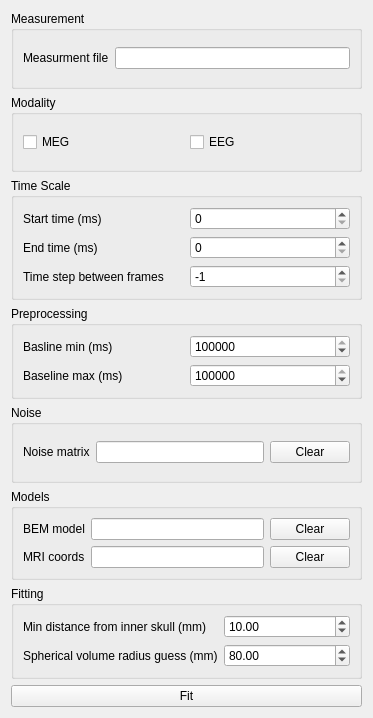
<?xml version="1.0" encoding="UTF-8"?>
<ui version="4.0">
 <class>DipoleFitViewWidget</class>
 <widget class="QWidget" name="DipoleFitViewWidget">
  <property name="geometry">
   <rect>
    <x>0</x>
    <y>0</y>
    <width>373</width>
    <height>718</height>
   </rect>
  </property>
  <property name="windowTitle">
   <string>Form</string>
  </property>
  <layout class="QVBoxLayout" name="verticalLayout_2">
   <item>
    <widget class="QGroupBox" name="groupBox_2">
     <property name="title">
      <string>Measurement</string>
     </property>
     <layout class="QGridLayout" name="gridLayout_6">
      <item row="0" column="0">
       <widget class="QLabel" name="label_11">
        <property name="text">
         <string>Measurment file</string>
        </property>
       </widget>
      </item>
      <item row="0" column="1">
       <widget class="QLineEdit" name="lineEdit_meas">
        <property name="readOnly">
         <bool>true</bool>
        </property>
       </widget>
      </item>
     </layout>
    </widget>
   </item>
   <item>
    <widget class="QGroupBox" name="groupBox_modality">
     <property name="title">
      <string>Modality</string>
     </property>
     <layout class="QHBoxLayout" name="horizontalLayout">
      <item>
       <widget class="QCheckBox" name="checkBox_MEG">
        <property name="text">
         <string>MEG</string>
        </property>
       </widget>
      </item>
      <item>
       <widget class="QCheckBox" name="checkBox_EEG">
        <property name="text">
         <string>EEG</string>
        </property>
       </widget>
      </item>
     </layout>
    </widget>
   </item>
   <item>
    <widget class="QGroupBox" name="groupBox_time">
     <property name="title">
      <string>Time Scale</string>
     </property>
     <layout class="QGridLayout" name="gridLayout">
      <item row="0" column="0">
       <widget class="QLabel" name="label_2">
        <property name="text">
         <string>Start time (ms)</string>
        </property>
       </widget>
      </item>
      <item row="1" column="0">
       <widget class="QLabel" name="label">
        <property name="text">
         <string>End time (ms)</string>
        </property>
       </widget>
      </item>
      <item row="2" column="0">
       <widget class="QLabel" name="label_3">
        <property name="text">
         <string>Time step between frames</string>
        </property>
       </widget>
      </item>
      <item row="0" column="1">
       <widget class="QSpinBox" name="spinBox_tmin">
        <property name="maximum">
         <number>99999999</number>
        </property>
       </widget>
      </item>
      <item row="2" column="1">
       <widget class="QSpinBox" name="spinBox_tstep">
        <property name="minimum">
         <number>-1</number>
        </property>
        <property name="maximum">
         <number>99999999</number>
        </property>
        <property name="value">
         <number>-1</number>
        </property>
       </widget>
      </item>
      <item row="1" column="1">
       <widget class="QSpinBox" name="spinBox_tmax">
        <property name="maximum">
         <number>99999999</number>
        </property>
       </widget>
      </item>
     </layout>
    </widget>
   </item>
   <item>
    <widget class="QGroupBox" name="_pre">
     <property name="title">
      <string>Preprocessing</string>
     </property>
     <layout class="QGridLayout" name="gridLayout_5">
      <item row="1" column="0">
       <widget class="QLabel" name="label_10">
        <property name="text">
         <string>Baseline max (ms)</string>
        </property>
       </widget>
      </item>
      <item row="0" column="0">
       <widget class="QLabel" name="label_9">
        <property name="text">
         <string>Basline min (ms)</string>
        </property>
       </widget>
      </item>
      <item row="0" column="1">
       <widget class="QSpinBox" name="spinBox_bmin">
        <property name="minimum">
         <number>-99999999</number>
        </property>
        <property name="maximum">
         <number>99999999</number>
        </property>
        <property name="value">
         <number>1000000</number>
        </property>
       </widget>
      </item>
      <item row="1" column="1">
       <widget class="QSpinBox" name="spinBox_bmax">
        <property name="minimum">
         <number>-99999999</number>
        </property>
        <property name="maximum">
         <number>99999999</number>
        </property>
        <property name="value">
         <number>1000000</number>
        </property>
       </widget>
      </item>
     </layout>
    </widget>
   </item>
   <item>
    <widget class="QGroupBox" name="groupBox_noise">
     <property name="title">
      <string>Noise</string>
     </property>
     <layout class="QGridLayout" name="gridLayout_4">
      <item row="0" column="0">
       <widget class="QLabel" name="label_8">
        <property name="text">
         <string>Noise matrix</string>
        </property>
       </widget>
      </item>
      <item row="0" column="1">
       <widget class="QLineEdit" name="lineEdit_noise">
        <property name="readOnly">
         <bool>true</bool>
        </property>
       </widget>
      </item>
      <item row="0" column="2">
       <widget class="QPushButton" name="pushButton_clearnoise">
        <property name="text">
         <string>Clear</string>
        </property>
       </widget>
      </item>
     </layout>
    </widget>
   </item>
   <item>
    <widget class="QGroupBox" name="groupBox_models">
     <property name="title">
      <string>Models</string>
     </property>
     <layout class="QGridLayout" name="gridLayout_3">
      <item row="1" column="1">
       <widget class="QLineEdit" name="lineEdit_mri">
        <property name="readOnly">
         <bool>true</bool>
        </property>
       </widget>
      </item>
      <item row="1" column="0">
       <widget class="QLabel" name="label_7">
        <property name="text">
         <string>MRI coords</string>
        </property>
       </widget>
      </item>
      <item row="0" column="1">
       <widget class="QLineEdit" name="lineEdit_bem">
        <property name="readOnly">
         <bool>true</bool>
        </property>
       </widget>
      </item>
      <item row="0" column="0">
       <widget class="QLabel" name="label_6">
        <property name="text">
         <string>BEM model</string>
        </property>
       </widget>
      </item>
      <item row="0" column="2">
       <widget class="QPushButton" name="pushButton_clearbem">
        <property name="text">
         <string>Clear</string>
        </property>
       </widget>
      </item>
      <item row="1" column="2">
       <widget class="QPushButton" name="pushButton_clearmri">
        <property name="text">
         <string>Clear</string>
        </property>
       </widget>
      </item>
     </layout>
    </widget>
   </item>
   <item>
    <widget class="QGroupBox" name="groupBox_fitting">
     <property name="title">
      <string>Fitting</string>
     </property>
     <layout class="QGridLayout" name="gridLayout_2">
      <item row="0" column="0">
       <widget class="QLabel" name="label_4">
        <property name="text">
         <string>Min distance from inner skull (mm)</string>
        </property>
       </widget>
      </item>
      <item row="0" column="1">
       <widget class="QDoubleSpinBox" name="doubleSpinBox_dist">
        <property name="minimum">
         <double>0.000000000000000</double>
        </property>
        <property name="maximum">
         <double>999.990000000000009</double>
        </property>
        <property name="value">
         <double>10.000000000000000</double>
        </property>
       </widget>
      </item>
      <item row="1" column="0">
       <widget class="QLabel" name="label_5">
        <property name="text">
         <string>Spherical volume radius guess (mm)</string>
        </property>
       </widget>
      </item>
      <item row="1" column="1">
       <widget class="QDoubleSpinBox" name="doubleSpinBox_grid">
        <property name="maximum">
         <double>999.990000000000009</double>
        </property>
        <property name="value">
         <double>80.000000000000000</double>
        </property>
       </widget>
      </item>
     </layout>
    </widget>
   </item>
   <item>
    <widget class="QPushButton" name="pushButton_fit">
     <property name="text">
      <string>Fit</string>
     </property>
    </widget>
   </item>
  </layout>
 </widget>
 <resources/>
 <connections/>
</ui>
